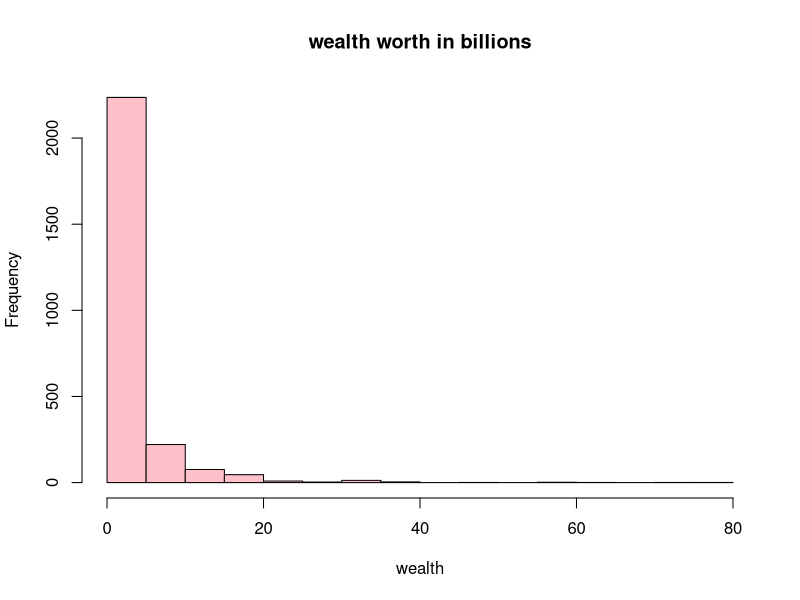
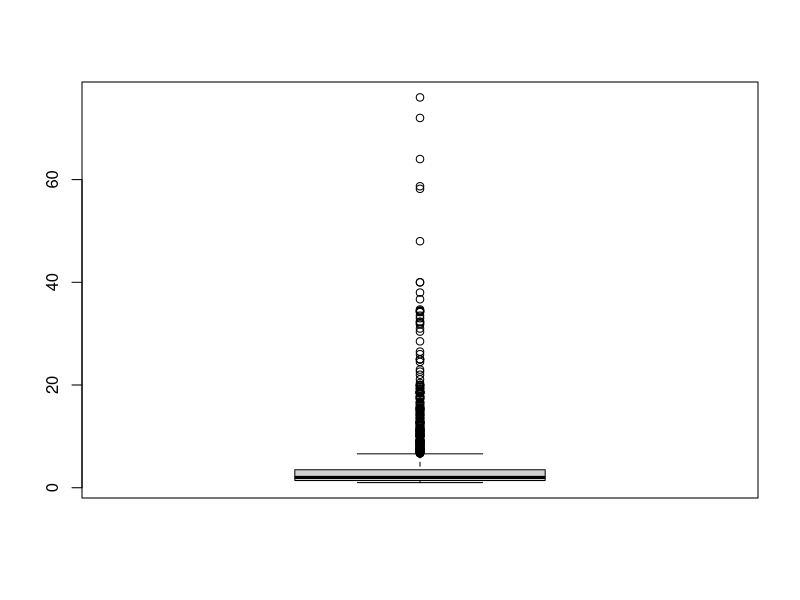
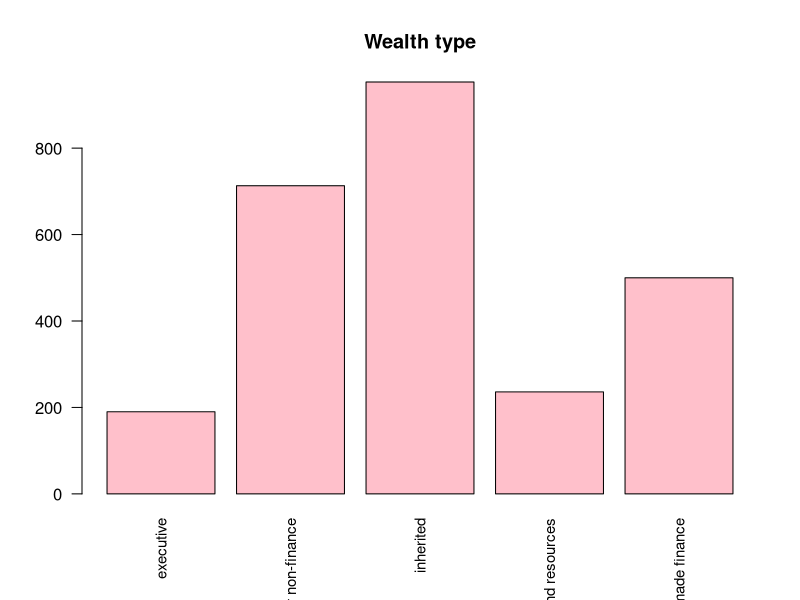
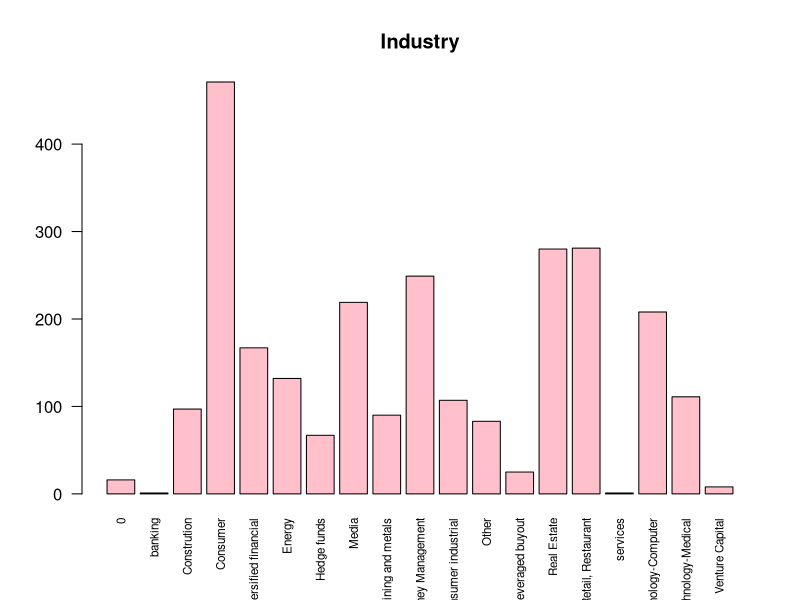
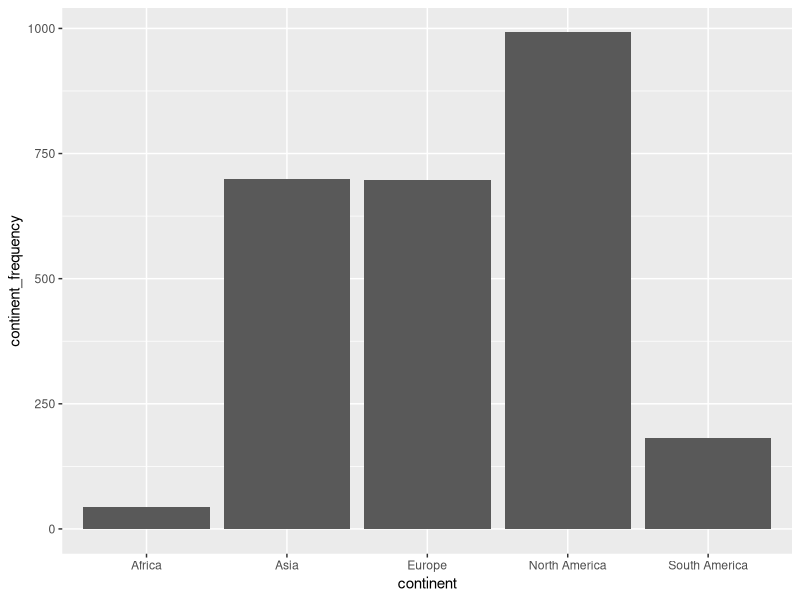
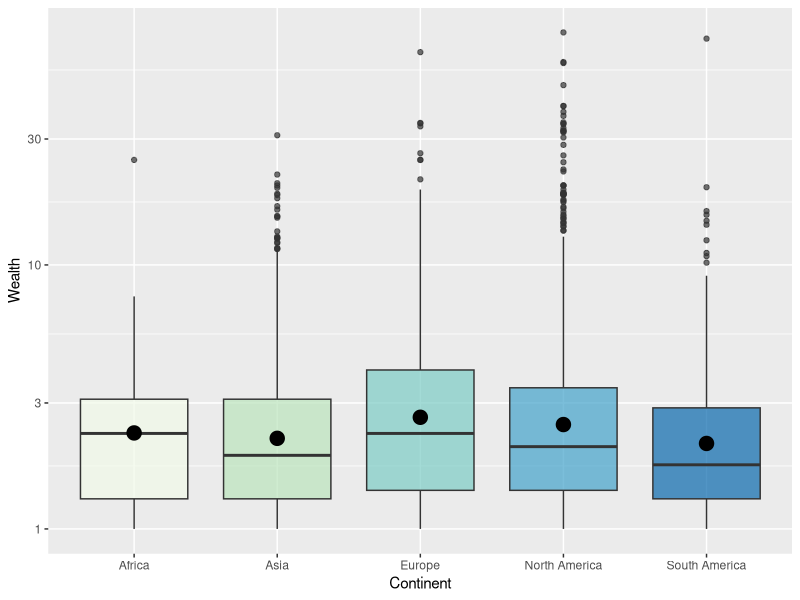
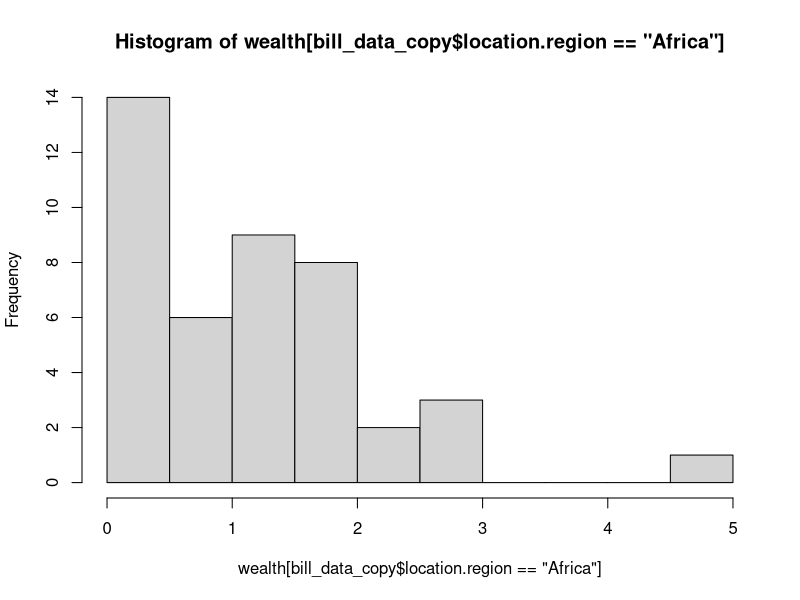
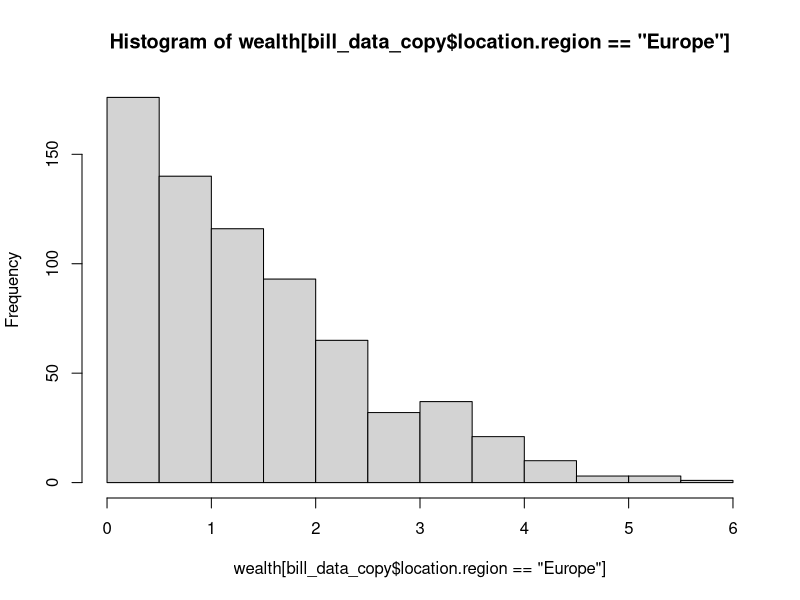

These figures' R source, in order:
## ---- chunk 1
knitr::opts_chunk$set(echo = TRUE)
## ---- chunk 2
library("readxl")
library(tidyverse)
library(dplyr)
library(fastDummies)

## ---- chunk 3
# Učitavanje podataka iz excel datoteke
# Promijeniti path u put do datoteke s podacima
bill_data <- read_excel("billionaires.xlsx")
## ---- chunk 4
dim(bill_data) # dimenzije: 2614 redaka i 22 stupaca
names(bill_data) # imena stupaca
view(bill_data)

# klase pojedinih stupaca
sapply(bill_data, class)

# klasa tablice
class(bill_data) 
# zaključak: bill_data podaci su dobro učitani
## ---- chunk 5
# Pomoćna funkcija za izbacivanje stršećih vrijednosti
remove_outliers <- function(data, data_column) {
  quartiles <- quantile(data_column, probs=c(.25, .75), na.rm = FALSE)
  IQR <- IQR(data_column)
  Lower <- quartiles[1] - 1.5*IQR
  Upper <- quartiles[2] + 1.5*IQR 
  
  return(subset(data, data_column >= Lower & data_column <= Upper))
}

cat('\n Dimenzija podataka: ', dim(bill_data))
## ---- chunk 6
for (col_name in names(bill_data)){
  if (sum(is.na(bill_data[,col_name])) > 0){
    cat('Ukupno nedostajućih vrijednosti za varijablu'
        ,col_name, ': ', sum(is.na(bill_data[,col_name])),'\n')
  }
}

## ---- chunk 7
summary(bill_data)


## ---- chunk 8
sapply(bill_data, class)
## ---- chunk 9

hist(bill_data$`wealth.worth in billions` ,main='wealth worth in billions', xlab='wealth', ylab='Frequency', col="pink")

boxplot(bill_data$`wealth.worth in billions`)
summary(bill_data$`wealth.worth in billions`)

## ---- chunk 10

barplot(table(bill_data$wealth.type),las=2,cex.names=.9,main='Wealth type',col="pink")
barplot(table(bill_data$wealth.how.industry),las=2,cex.names=.7,main='Industry',col="pink")
print('Podjela po spolu: ')
table(bill_data$demographics.gender)

## ---- chunk 11
levels(factor(bill_data$location.region))
## ---- chunk 12
class(bill_data$location.region)

## ---- chunk 13
# is.na ce nam vratiti logical vektor koji ima TRUE na mjestima gdje ima NA:
sum(is.na(bill_data$location.region)) 
 

## ---- chunk 14
table(bill_data$location.region)



## ---- chunk 15


bill_data$location.citizenship[bill_data$location.region == "Middle East/North Africa"]

## ---- chunk 16
bill_data_copy = data.frame(bill_data)
tracemem(bill_data)==tracemem(bill_data_copy)
untracemem(bill_data_copy)
untracemem(bill_data_copy)
## ---- chunk 17
# Zdruzimo Europu
for (column_name in c("Europe")){
  bill_data_copy$location.region[bill_data_copy$location.region == column_name] = "Europe";
}

# Zdruzimo Afriku
for (column_name in c("Lebanon","Egypt","Morocco","Algeria")){
  bill_data_copy$location.region[bill_data_copy$location.citizenship == column_name] = "Africa";
}

for (column_name in c("Sub-Saharan Africa")){
  bill_data_copy$location.region[bill_data_copy$location.region == column_name] = "Africa";
}

# zdruzimo Sjevernu Ameriku
for (column_name in c("North America")){
  bill_data_copy$location.region[bill_data_copy$location.region == column_name] = "North America";
}

# Zdruzimo Južnu Ameriku
for (column_name in c("Latin America")){
  bill_data_copy$location.region[bill_data_copy$location.region == column_name] = "South America";
}

# Zdruzimo Aziju
for (column_name in c("East Asia","South Asia")){
  bill_data_copy$location.region[bill_data_copy$location.region == column_name] = "Asia";
}
for (column_name in c("Saudi Arabia","Kuwait","United Arab Emirates","Israel","Turkey","Oman","Bahrain")){
  bill_data_copy$location.region[bill_data_copy$location.citizenship == column_name] = "Asia";
}


bill_data_copy

## ---- chunk 18
tbl = table(bill_data_copy$location.region)
print(tbl)

## ---- chunk 19
df <- data.frame(continent=c("Europe", "Asia", "Africa","North America","South America"),
                continent_frequency=c(697, 699, 43, 992, 182))
head(df)

library(ggplot2)


# Barplot
p<-ggplot(data=df, aes(x=continent, y=continent_frequency)) +
  geom_bar(stat="identity")
p


box_edu <- ggplot(bill_data_copy %>% filter(!location.region=="0"), aes(x=location.region, y= wealth.worth.in.billions, fill=location.region)) +
    geom_boxplot(alpha=0.7, ) + scale_y_log10() +
    stat_summary(fun=mean, geom="point", shape=20, size=7, color="black", fill="black") +
    theme(legend.position="none") + labs(x="Continent",y="Wealth")+
    scale_fill_brewer(name="Continent",palette="GnBu")
box_edu






## ---- chunk 20

# TODO: zakomentiraj ovu liniju ako ne želimo logaritmirati cijenu

wealth <- log(bill_data_copy$wealth.worth.in.billions, 2)

require(nortest)
lillie.test(wealth)

lillie.test(wealth[bill_data_copy$location.region=='Africa'])
lillie.test(wealth[bill_data_copy$location.region=='Europe'])
lillie.test(wealth[bill_data_copy$location.region=='South America'])
lillie.test(wealth[bill_data_copy$location.region=='North America'])
lillie.test(wealth[bill_data_copy$location.region=='Asia'])


hist(wealth[bill_data_copy$location.region=='Africa'])
hist(wealth[bill_data_copy$location.region=='Europe'])
hist(wealth[bill_data_copy$location.region=='South America'])
hist(wealth[bill_data_copy$location.region=='North America'])
hist(wealth[bill_data_copy$location.region=='Asia'])

## ---- chunk 21

# Testiranje homogenosti varijance uzoraka Bartlettovim testom

##bartlett.test(bill_data_copy$wealth.worth.in.billions ~ bill_data_copy$location.region)

var((wealth[bill_data_copy$location.region=='Africa']))
var((wealth[bill_data_copy$location.region=='Asia']))
var((wealth[bill_data_copy$location.region=='Europe']))
var((wealth[bill_data_copy$location.region=='North America']))
var((wealth[bill_data_copy$location.region=='South America']))
## ---- chunk 22

# Graficki prikaz podataka
boxplot(wealth ~ bill_data_copy$location.region)

# Test
a = aov(wealth ~ bill_data_copy$location.region)
summary(a)

## ---- chunk 23
inherited = bill_data[bill_data$wealth.how.inherited!="not inherited",]
non_inherited = bill_data[bill_data$wealth.how.inherited=="not inherited",]
## ---- chunk 24
inherited_mean = mean(inherited$`wealth.worth in billions`)
print(inherited_mean)

non_inherited_mean = mean(non_inherited$`wealth.worth in billions`)
print(non_inherited_mean)

## ---- chunk 25
hist(inherited$`wealth.worth in billions`, breaks = 20)
boxplot(inherited$`wealth.worth in billions`)

hist(non_inherited$`wealth.worth in billions`, breaks = 20)
boxplot(non_inherited$`wealth.worth in billions`)
## ---- chunk 26
qqnorm(inherited$`wealth.worth in billions`, pch = 1, frame = FALSE,main='Inherited')
qqline(inherited$`wealth.worth in billions`, col = "blue", lwd = 2)

qqnorm(non_inherited$`wealth.worth in billions`, pch = 1, frame = FALSE,main='Non inherited')
qqline(non_inherited$`wealth.worth in billions`, col = "red", lwd = 2)

## ---- chunk 27
ks.test(inherited$`wealth.worth in billions`, y="pnorm")
ks.test(non_inherited$`wealth.worth in billions`, y="pnorm")
## ---- chunk 28
 
wilcox.test(inherited_mean, non_inherited_mean, alt = "greater")

## ---- chunk 29
# bill_data

# Izbacujemo stupce:
# name
# company.name
# rank
# location.gdp, više od pola vrijednosti su 0 (netočan podatak)
# location.coutnry.code i location.citizenship a koristimo location.region koji je veće granulacije
# wealth.how.from emerging, wealth.how.was founder, wealth.how.was political su konstantne varijable
# company.sector jer ima previše različitih vrijednosti, koje kad bi one hot encodali bi dali previše stupaca

exclude_cols = c("name", "company.name", "rank", "location.gdp", "location.country code", "location.citizenship", "wealth.how.from emerging", "wealth.how.was founder", "wealth.how.was political", "company.sector")

# exclude columns and sort
bill_data_clean <- bill_data %>% select(-one_of(exclude_cols)) %>% arrange(year)

# to lowercase for consistency
bill_data_clean[["company.relationship"]] <- tolower(bill_data_clean[["company.relationship"]] )

# remove invalid data
bill_data_clean <- bill_data_clean %>% filter(demographics.age > 0)
bill_data_clean <- bill_data_clean %>% filter(!location.region == "0")

# inflation rate $1.00 (1996) -> $1.51 (2014), +50.9%
# inflation rate $1.00 (2001) -> $1.34 (2014), +33.7%
bill_data_clean[bill_data_clean$year == "1996", "wealth.worth in billions"] <- bill_data_clean[bill_data_clean$year == "1996", "wealth.worth in billions"] * 1.509
bill_data_clean[bill_data_clean$year == "2001", "wealth.worth in billions"] <- bill_data_clean[bill_data_clean$year == "2001", "wealth.worth in billions"] * 1.337

# Iskoristili smo godinu da ažuriramo cijene (inflacija), sad ju odbacujemo
bill_data_clean <- bill_data_clean %>% select(., -year)

# merge similar roles to avoid 1 column = 1 row data
bill_data_clean$company.relationship <- gsub(".*\b(owner)\b.*", "owner", bill_data_clean$company.relationship)
bill_data_clean$company.relationship <- gsub(".*(ceo|chief executive officeor|chief executive officer|chief executive|exectuitve).*", "ceo", bill_data_clean$company.relationship)
bill_data_clean$company.relationship <- gsub(".*(founder).*", "founder", bill_data_clean$company.relationship)
bill_data_clean$company.relationship <- gsub(".*(chair|chari).*", "chairman", bill_data_clean$company.relationship)
bill_data_clean$company.relationship <- gsub(".*(director).*", "director", bill_data_clean$company.relationship)
bill_data_clean$company.relationship <- gsub(".*(head).*", "head", bill_data_clean$company.relationship)
bill_data_clean$company.relationship <- gsub(".*(president).*", "president", bill_data_clean$company.relationship)

# drop small amount of rows with na values
bill_data_clean <- bill_data_clean %>% drop_na()

# split dataset to numeric and categorical (non-ordinal)
bill_categorical <- bill_data_clean %>% select(where(is_character))
bill_numeric <- bill_data_clean %>% select(where(is.numeric))

# one hot encode categorical data
bill_categorical_onehot = dummy_cols(bill_categorical, remove_first_dummy = TRUE, remove_selected_columns = TRUE)

# filter indicators with 5 or more rows, indicators with less than 5 would cause problems
bill_categorical_onehot <- bill_categorical_onehot[, colSums(bill_categorical_onehot) > 5]

# concat numerical and categorical columns
bill_data_clean <- bind_cols(bill_numeric, bill_categorical_onehot)
## ---- chunk 30
# remove variables which strongly and linearly correlate 
correlation_threshold = 0.9
tmp <- cor(bill_data_clean)
tmp[upper.tri(tmp)] <- 0
diag(tmp) <- 0  # clean diagonal which is always 1
bill_data_clean <- bill_data_clean[, apply(tmp,2,function(x) all(x<= correlation_threshold))]

# remove outliers
# TODO: zakomentiraj ovu liniju ako ne želimo removeati outliere
bill_data_clean <- remove_outliers(bill_data_clean, bill_data_clean$`wealth.worth in billions`)

# extract y column for later use
wealth <- bill_data_clean$`wealth.worth in billions`

# TODO: zakomentiraj ovu liniju ako ne želimo logaritmirati cijenu
# wealth <- log(wealth, 2)
## ---- chunk 31
# x setup, y = wealth
normalized<-function(y) {
  x<-y[!is.na(y)]
  x<-(x - min(x)) / (max(x) - min(x))
  y[!is.na(y)]<-x
  return(y)
}

# `wealth.how.industry_Retail, Restaurant` casues fitting issues
exclude_cols = c("wealth.worth in billions", "wealth.how.industry_Retail, Restaurant")
x <- bill_data_clean %>% select(-one_of(exclude_cols))
x[, c("company.founded", "demographics.age")] <- apply(x[, c("company.founded", "demographics.age")] , 2 , normalized) # minmax scaling
x <- x[,order(colnames(x))]

## ---- chunk 32
model_all_vars <- lm(wealth ~ . , x)
summary(model_all_vars)
## ---- chunk 33
### Pronalazak najboljih prediktora na sljedeći način: fittaj linearnu regresiju na svakom indikatoru pojedinačno
### sortaj najbolje regressore po p vrijednosti

n = 10
filtered_col_names = c()
r_squares = c()
ps = c()
col_names=colnames(x)

for(i in 1:ncol(x)){
  
  col_name=col_names[i]
  model=lm(wealth ~ x[[col_name]]) # create model with a single regressor and predict wealth
  
  summary_model = summary(model)
  
  filtered_col_names <- append(filtered_col_names, col_name)
  r_squares <- append(r_squares, summary_model$r.squared)
  # Density, distribution function, quantile function and random generation for the F distribution with df1 and df2 degrees of freedom (and optional non-centrality parameter ncp).
  # a.k.a get P value from f statistics
  f <- summary_model$fstatistic
  ps <- append(ps,  pf(f[1], f[2], f[3], lower.tail=FALSE))
}

df_g_squares=data.frame(filtered_col_names, r_squares, ps)
head(df_g_squares, n=3)
df_g_squares

# sort (by minimal r_squares) and find top n predictors
df_top_predictors = df_g_squares[order(-df_g_squares$r_squares), ]

top_n_predictors_one_var_lin = as.vector(df_top_predictors$filtered_col_names)[1:n]
df_top_predictors
## ---- chunk 34
# pronalazak najboljih regressora s ANOVA-om
# nađi P vrijednosti za svaki regressor 
# mergaj regressore od prošlog koraka i ukolni duplikate
# dobivene regresore koristi za model

a <- anova(model_all_vars)
ps_a <- a$`Pr(>F)`
ps_a <- head(ps_a, -1) # anova returns NA for last element

ps_a_ord <- order(ps_a)
sorted_cols <- colnames(x)[order(colnames(x))]
top_predictors_anova <- sorted_cols[ps_a_ord][1:n]
cat ("Best ANOVA regressors:")
top_predictors_anova

top_predictors = c(top_predictors_anova, top_n_predictors_one_var_lin)
top_predictors <- top_predictors[!duplicated(top_predictors)]
cat ("\nTop predictors for a new model:")
top_predictors

model_top_preds <- lm(wealth ~ . , x[, top_predictors])
summary(model_top_preds)

# micanjem nekih od ovih regresora se povećava Adjusted R-squared
## ---- chunk 35
require(nortest)

# reziduali u ovisnosti o procjenama modela
plot(model_top_preds$fitted.values, model_top_preds$residuals) 

# provjera normalnosti reziduala
hist(rstandard(model_top_preds))
qqnorm(rstandard(model_top_preds))
ks.test(rstandard(model_top_preds),'pnorm')
lillie.test(rstandard(model_top_preds))
## ---- chunk 36
#
non_inherited_2014 <- non_inherited[non_inherited$year == 2014,]
non_inherited_2001 <- non_inherited[non_inherited$year == 2001,]
non_inherited_2014_new = bill_data[FALSE,]
non_inherited_2001_old = bill_data[FALSE,]

# selekcija novonastalih milijardera iz 2014. koji nisu bili na prethodnoj listi iz 2001.
for(i in 1:nrow(non_inherited_2014)) {
  r <- non_inherited_2014[i,]
  if(sum(str_detect(non_inherited_2001$name, r[[1]])) == 0) {
    non_inherited_2014_new <- rbind(non_inherited_2014_new, non_inherited_2014[i,])
  }
}

# selekcija milijardera iz 2001. koji nisu na listi iz 2014.
for(i in 1:nrow(non_inherited_2001)) {
  r <- non_inherited_2001[i,]
  if(sum(str_detect(non_inherited_2014$name, r[[1]])) == 0) {
    non_inherited_2001_old <- rbind(non_inherited_2001_old, non_inherited_2001[i,])
  }
}

par(mar=c(10,5,1,1))
barplot(sort(table(subset(non_inherited_2014$wealth.how.industry, non_inherited_2014$wealth.how.industry != "0")), decreasing = TRUE),
        main = "Billionaires distribution by industry in 2014 (non-inherited wealth)",
        las = 2)
barplot(sort(table(subset(non_inherited_2014_new$wealth.how.industry, non_inherited_2014_new$wealth.how.industry != "0")), decreasing = TRUE),
        main = "Newcomer billionaires distribution by industry (non-inherited wealth)",
        las = 2)
barplot(sort(table(subset(non_inherited_2001_old$wealth.how.industry, non_inherited_2001_old$wealth.how.industry != "0")), decreasing = TRUE),
        main = "Former billionaires distribution by industry (non-inherited wealth)",
        las = 2)
